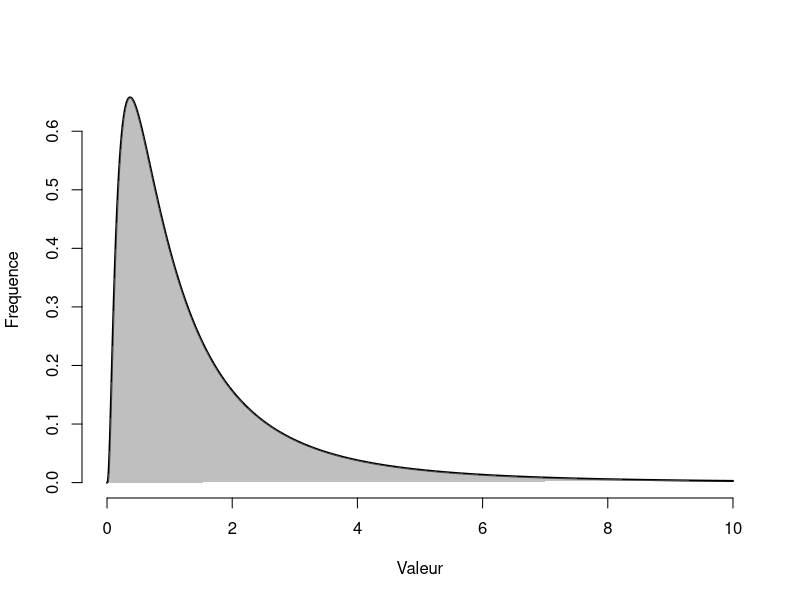
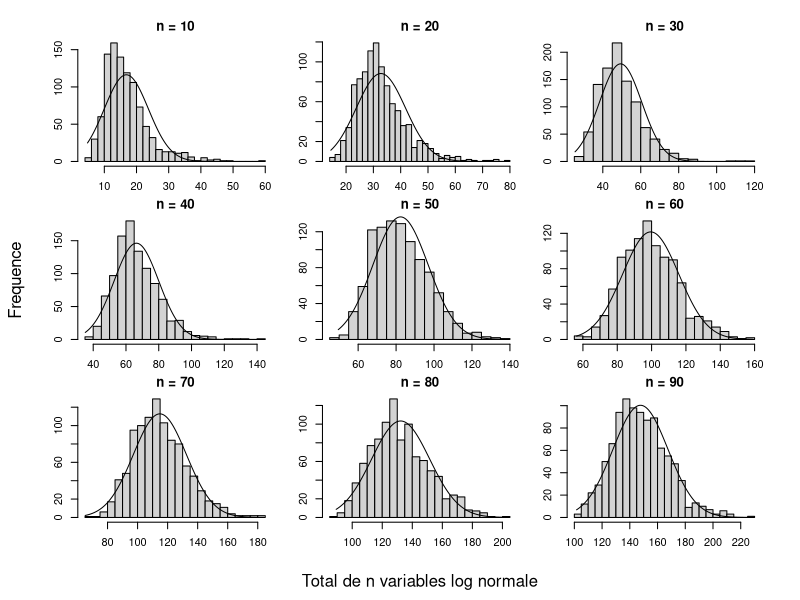
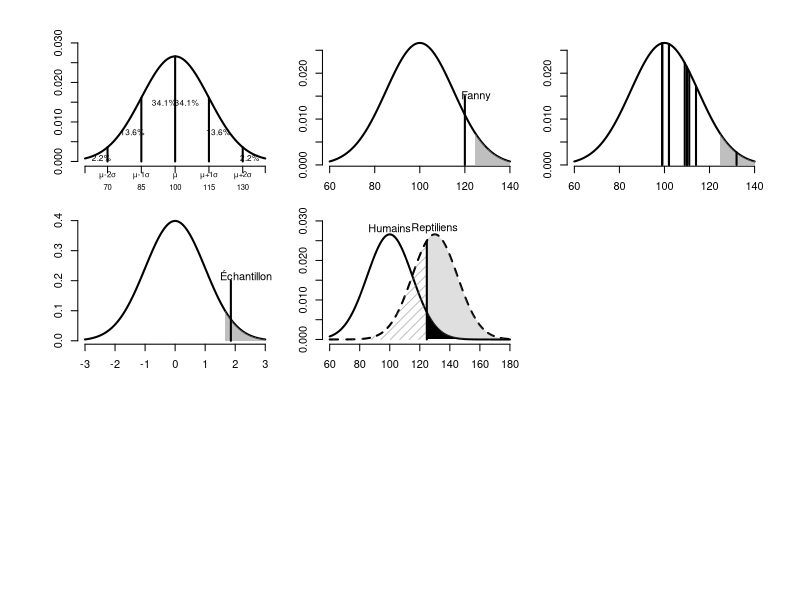
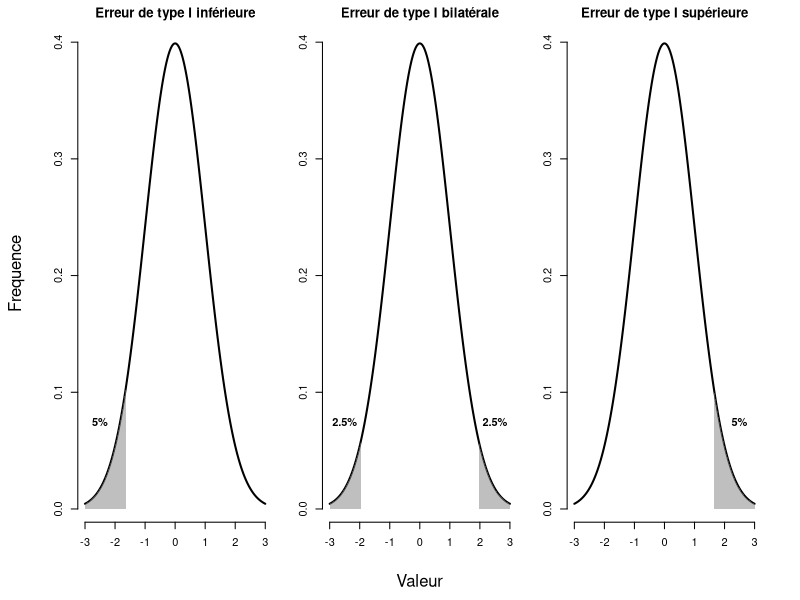
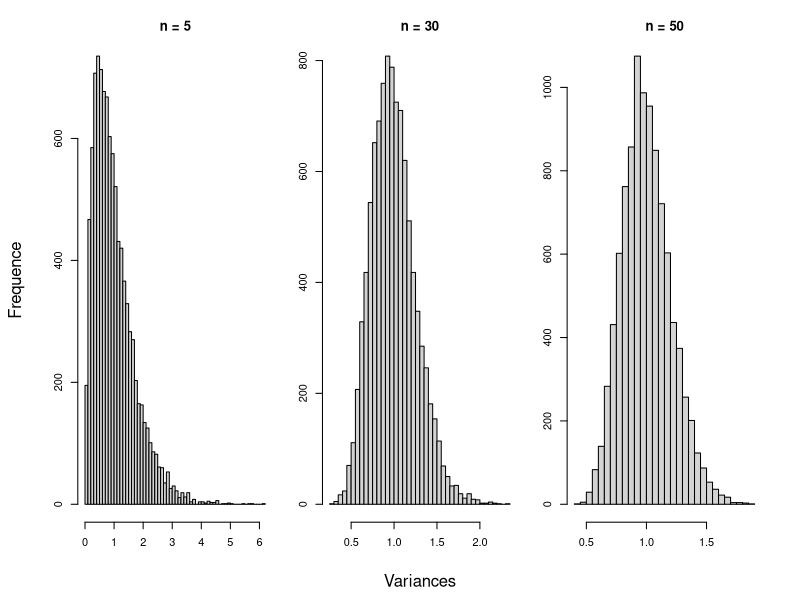
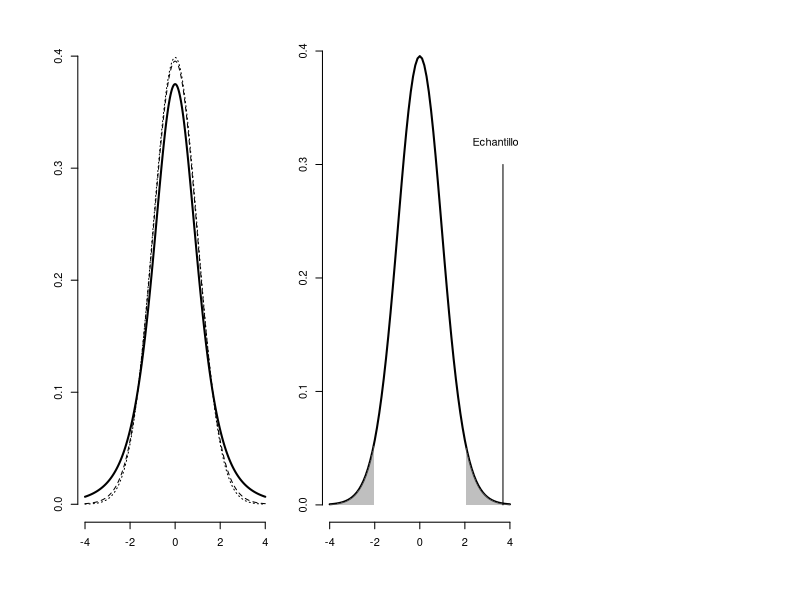

The R script that drew these images, in order:
## ---- chunk 1
runif(n = 1)
## ---- chunk 2
# Pour répliquer
set.seed(1)

# Création de deux variables identiquement distribuées
a <- runif(n = 1)
b <- runif(n = 1)
a ; b

# Une nouvelle variable aléatoire
total <- a + b
## ---- chunk 3
Valeur <- seq(0, 10, by = .0001)
Frequence <- dlnorm(Valeur)
plot(Valeur, Frequence, bty = "n", type = "l", lwd = 2, main = "")
z = seq(0, 10, by = .0001)
x = c(0, z, 1)
y = c(0, dlnorm(z), 0)
polygon(x, y, border = NA, col = rgb(.5,.5,.5,.5))
## ---- chunk 4
set.seed(123456)
N = seq(10, 90, by = 10)
reps = 1000
par(mfrow = c(3, 3), mai = c(.25, 0.25, 0.25, 0.25), oma = c(4, 4, 1, 1))
for(n in N){
  total = as.numeric()
  for(i in 1:reps){
    total[i] = sum(rlnorm(n))
  }
  #col = "lightgray"
  #density = 10,
  h = hist(total, breaks = 25, xlab = "", ylab = "", main = paste0("n = ",n)) 
  xfit = seq(min(total), max(total), by = .001) 
  yfit = dnorm(xfit, mean = mean(total), sd = sd(total)) 
  yfit = yfit * diff(h$mids[1:2]) * length(total) 
  lines(xfit, yfit, col = "black", lwd = 1)
  
}
mtext("Total de n variables log normale", side = 1, outer = TRUE, line = 2.2)
mtext("Frequence", side = 2, outer = TRUE, line = 2.2)
## ---- chunk 5
fanny = 120
alpha = .05
## ---- chunk 6
mu = 100 ; et = 15
QI = seq(60, 140, by = .01)
Frequence = dnorm(QI, mean = mu, sd = et)

#par(mar=c(4, 4, 5, 4) + 0.1)
plot(QI, Frequence,  bty = "n", type = "l", lwd = 2, xaxt = "n", xlim = c(60,140), ylim = c(0,.03))

segments(x0 = c(70, 85, 100, 115, 130), y0 = c(0, 0, 0, 0, 0), y1 = dnorm(c(70, 85, 100, 115, 130), mean = mu, sd = et), lwd = 2)

lab = c("",expression(atop("",atop(mu *'-2'* sigma, 70))),
        expression(atop("",atop(mu *'-1'* sigma,85))),
        expression(atop("",atop(mu,100))),
        expression(atop("",atop(mu *'+1'* sigma,115))),
        expression(atop("",atop(mu *'+2'* sigma,130))),""
        )
axis(1, at = c(60,70, 85, 100, 115, 130,140), labels = c(lab))
x = c(67.2, 81, 95, 105, 119, 133)
y = c(.001, .0075, .015, .015, .0075, .001)
text(x=x,y=y, c("2.2%", "13.6%", "34.1%","34.1%","13.6%","2.2%"), cex = .75)

## ---- chunk 7
minx = 60 ; maxx = 140 ; xbar = 100 ; sdx = 15
QI = seq(minx, maxx, by = .01)
Frequence = dnorm(QI , mean= xbar, sd = sdx)
plot(QI, Frequence, bty = "n", type = "l", lwd = 2, xlim = c(minx,maxx))

crit = qnorm((1-alpha), mean = xbar, sd = sdx)
xx = seq(crit, maxx, .0001)
xax = c(crit, xx, maxx)
yax = c(0, dnorm(xx, mean = xbar, sd = sdx),0)
polygon(xax, yax, border = NA, col = rgb(.5,.5,.5,.5))
segments(x0 = 120, y0 = 0, y1 = 0.015, lwd = 2) #vertical line
text((x = (fanny+5)), y = .015, labels = "Fanny")

## ---- chunk 8
fanny <- 120
z.fanny <- (fanny - 100) / 15
## ---- chunk 9
# La probabilité que Fanny ait un QI de -Inf à z.fanny
pnorm(z.fanny)

# En pourcentage
pnorm(z.fanny) * 100
## ---- chunk 10
# Création d'un échantillon de 10 unités
set.seed(824)

# Dix valeurs arrondies avec une moyenne de 100 et un écart type de 10
QI <- round(rnorm(n = 10, mean = 100, sd = 15))
QI
## ---- chunk 11

minx = 60 ; maxx = 140 ; xbar = 100 ; sdx = 15
QI = seq(minx, maxx, by = .01)
Frequence = dnorm(QI , mean = xbar, sd = sdx)
plot(QI, Frequence, bty = "n", type = "l", lwd = 2, xlim = c(minx,maxx))

set.seed(824)
QI = round(rnorm(n = 10, mean = 100, sd = 15))

crit = qnorm(.95, mean = xbar, sd = sdx)
xx = seq(crit, maxx, .0001)
xax = c(crit, xx, maxx)
yax = c(0, dnorm(xx, mean = xbar, sd = sdx),0)
polygon(xax, yax, border = NA, col = rgb(.5,.5,.5,.5))
segments(x0 = QI, y0 = 0, y1 = dnorm(QI, mean = xbar, sd = sdx), lwd = 2) #vertical line

## ---- chunk 12
z <- (mean(QI) - 100)/(15 / sqrt(10))
z
## ---- chunk 13

minx = -3; maxx = 3; xbar = 0 ; sdx = 1
Moyenne.QI = seq(minx, maxx, by = .001)
Frequence = dnorm(Moyenne.QI, mean = xbar, sd = sdx)
plot(Moyenne.QI, Frequence, bty = "n", type = "l", lwd = 2, xlim = c(minx,maxx))

crit = qnorm(.95, mean = xbar, sd = sdx)
xx = seq(crit, maxx, by = .0001)
xax = c(crit, xx, maxx)
yax = c(0, dnorm(xx, mean = xbar, sd = sdx),0)
polygon(xax, yax, border = NA, col = rgb(.5,.5,.5,.5))

segments(x0 = z, y0 = 0, y1 = .2, lwd = 2) #vertical line
text(x = z+.50 , y = .22, labels = "Échantillon")

## ---- chunk 14
mu.h <- 100 ; sd.h <- 15
mu.r <- 130 ; sd.r <- 15
## ---- chunk 15
minx = 60 ; maxx = 180
QI = seq(minx, maxx, by = .001)
Frequence = dnorm(QI, mean = mu.h, sd = sd.h)
Frequence.H1 = dnorm(QI, mean = mu.r, sd = sd.r)
plot(QI, Frequence, bty = "n", type = "l", lwd = 2, xlim = c(minx,maxx), ylim = c(0,.03))
lines(QI, Frequence.H1, lwd = 2, lty=2)
text(x = 100, y = .0280, labels = "Humains")
text(x = 130, y = .0280, labels = "Reptiliens")

crit = qnorm(.95, mean = mu.h, sd = sd.h)

#Power
xx = seq(crit, maxx, by = .001)
xax = c(crit, xx, maxx)
yax = c(0, dnorm(xx, mean = mu.r, sd = sd.r),0)
polygon(xax, yax, border = NA, col = rgb(.5,.5,.5,.25))

#Type I error
yax = c(0, dnorm(xx, mean = mu.h, sd = sd.h), 0)
polygon(xax, yax, border = NA, col = "black")#rgb(.6,.6,.6,1))

#Type II error
xx = seq(minx, crit, by = .001)
xax = c(minx, xx, crit)
yax = c(0, dnorm(xx, mean = mu.r, sd = sd.r),0)
polygon(xax, yax, border = NA, col = rgb(.5,.5,.5,.5), density = 15)

segments(x0 = crit, y0 = 0, y1 = dnorm(crit, mean = mu.r, sd = sd.r), lwd = 2)
## ---- chunk 16
# Erreur de type I (fixé à l'avance)
alpha <- .05 

# Valeur critique à laquelle l'expérimentateur rejette H0
v.crit <- qnorm(1 - alpha, mean = mu.h, sd = sd.h)
v.crit

# Erreur de type II
beta <- pnorm(v.crit, mean = mu.r, sd = sd.r)
beta

# Puissance statistique
puissance <- 1 - beta
puissance 
## ---- chunk 17
minx = -3 ; maxx = 3 ; xbar = 0 ; sdx = 1
Valeur = seq(minx, maxx, by = .01)
Frequence = dnorm(Valeur , mean= xbar, sd = sdx)

par(mfcol = c(1, 3), mai = c(.25, 0.25, 0.25, 0.25), oma = c(4, 4, 0, 1) )
#erreur type I inf
plot(Valeur, Frequence, bty = "n", type = "l", lwd = 2, xlab = "", ylab = "", xlim = c(minx,maxx), main = "Erreur de type I inférieure")
crit = qnorm((alpha), mean = xbar, sd = sdx)
xx = seq(minx, crit, .0001)
xax = c(minx, xx, crit)
yax = c(0, dnorm(xx, mean = xbar, sd = sdx),0)
polygon(xax, yax, border = NA, col = rgb(.5,.5,.5,.5))
text("5%", x = -2.5, y = .075, font = 2)

# erreur type I bil
plot(Valeur, Frequence, bty = "n", type = "l", lwd = 2, xlab = "", ylab = "", xlim = c(minx,maxx), main = "Erreur de type I bilatérale")
crit = qnorm((1-alpha/2), mean = xbar, sd = sdx)
xx = seq(crit, maxx, .0001)
xax = c(crit, xx, maxx)
yax = c(0, dnorm(xx, mean = xbar, sd = sdx),0)
polygon(xax, yax, border = NA, col = rgb(.5,.5,.5,.5))

crit = qnorm((alpha/2), mean = xbar, sd = sdx)
xx = seq(minx, crit, .0001)
xax = c(minx, xx, crit)
yax = c(0, dnorm(xx, mean = xbar, sd = sdx),0)
polygon(xax, yax, border = NA, col = rgb(.5,.5,.5,.5))
text("2.5%", x = -2.5, y = .075, font = 2)
text("2.5%", x =  2.5, y = .075, font = 2)

#erreur type I sup
plot(Valeur, Frequence, bty = "n", type = "l", lwd = 2, xlab = "", ylab = "", xlim = c(minx,maxx), main = "Erreur de type I supérieure")
crit = qnorm((1-alpha), mean = xbar, sd = sdx)
xx = seq(crit, maxx, .0001)
xax = c(crit, xx, maxx)
yax = c(0, dnorm(xx, mean = xbar, sd = sdx),0)
polygon(xax, yax, border = NA, col = rgb(.5,.5,.5,.5))
text("5%", x = 2.5, y = .075, font = 2)

mtext("Valeur", side = 1, outer = TRUE, line = 2.2)
mtext("Frequence", side = 2, outer = TRUE, line = 2.2)
## ---- chunk 18
reps = 10000
N = c(5, 30, 50)

par(mfcol = c(1, 3), mai = c(.25, 0.25, 0.25, 0.25), oma = c(4, 4, 1, 1))

for(n in N){
  x = as.numeric()
  for(k in 1:reps){
    x[k] = var(rnorm(n))
  }
  hist(x, breaks = 50, main = paste0("n = ", n))
}

mtext("Variances", side = 1, outer = TRUE, line = 2.2)
mtext("Frequence", side = 2, outer = TRUE, line = 2.2)
## ---- chunk 19
valeur.t = seq(-4 , 4, by = .001)
Frequence = dt(valeur.t, df = 4)
plot(valeur.t, Frequence, bty = "n", type = "l", lwd = 2, xlim = c(-4, 4), ylim = c(0 , .4))
y2 = dt(valeur.t, df = 29)
lines(valeur.t, y2, lwd = 1, lty=2)
y3 = dt(valeur.t, df = 999)
lines(valeur.t, y3, lwd = 1, lty=3)

## ---- chunk 20
testt <- function(x, mu = 0){
  # x est une variable continue
  # mu est une moyenne à tester comme hypothèse nulle(H0)
  xbar <- mean(x)
  sdx <- sd(x)
  n <- length(x)
  vt <- (xbar - mu) / (sdx / sqrt(n))
  dl <- n - 1
  vp <- (1 - pt(abs(vt), df = dl)) * 2 
  statistique <- list(valeur.t = vt, 
                      dl = dl, 
                      valeur.p = vp)
  return(statistique)
}
## ---- chunk 21
# Un exemple de jeu de données
set.seed(20)
x = rnorm(n = 30, mean = 1, sd = 1)
# Vérification de la fonction maison
testt(x)
# Comparer avec la fonction R
t.test(x)
## ---- chunk 22
res = testt(x)

minx = -4 ; maxx = 4
valeur.t = seq(minx, maxx, by = .1)
Frequence = dt(valeur.t, df = res$dl)
plot(valeur.t, Frequence, bty = "n", type = "l", lwd = 2, xlim = c(minx,maxx))

crit = qt(.975, df = res$dl)
xx = seq(crit, maxx, .0001)
xax1 = c(crit, xx, maxx)
yax1 = c(0, dt(xx, df = res$dl),0)
polygon(xax1, yax1, border = NA, col= rgb(.5,.5,.5,.5))
crit = qt(.025, df = res$dl)
xx = seq(minx, crit, .0001)
xax2 = c(minx, xx, crit)
yax2 = c(0, dt(xx, df = res$dl),0)
polygon(xax2, yax2, border = NA, col = rgb(.5,.5,.5,.5))

segments(x0 = res$valeur.t, y0 = 0, y1 = 0.3, col = "black")
text(x = res$valeur.t-.2, y = .32, labels = "Echantillon")

